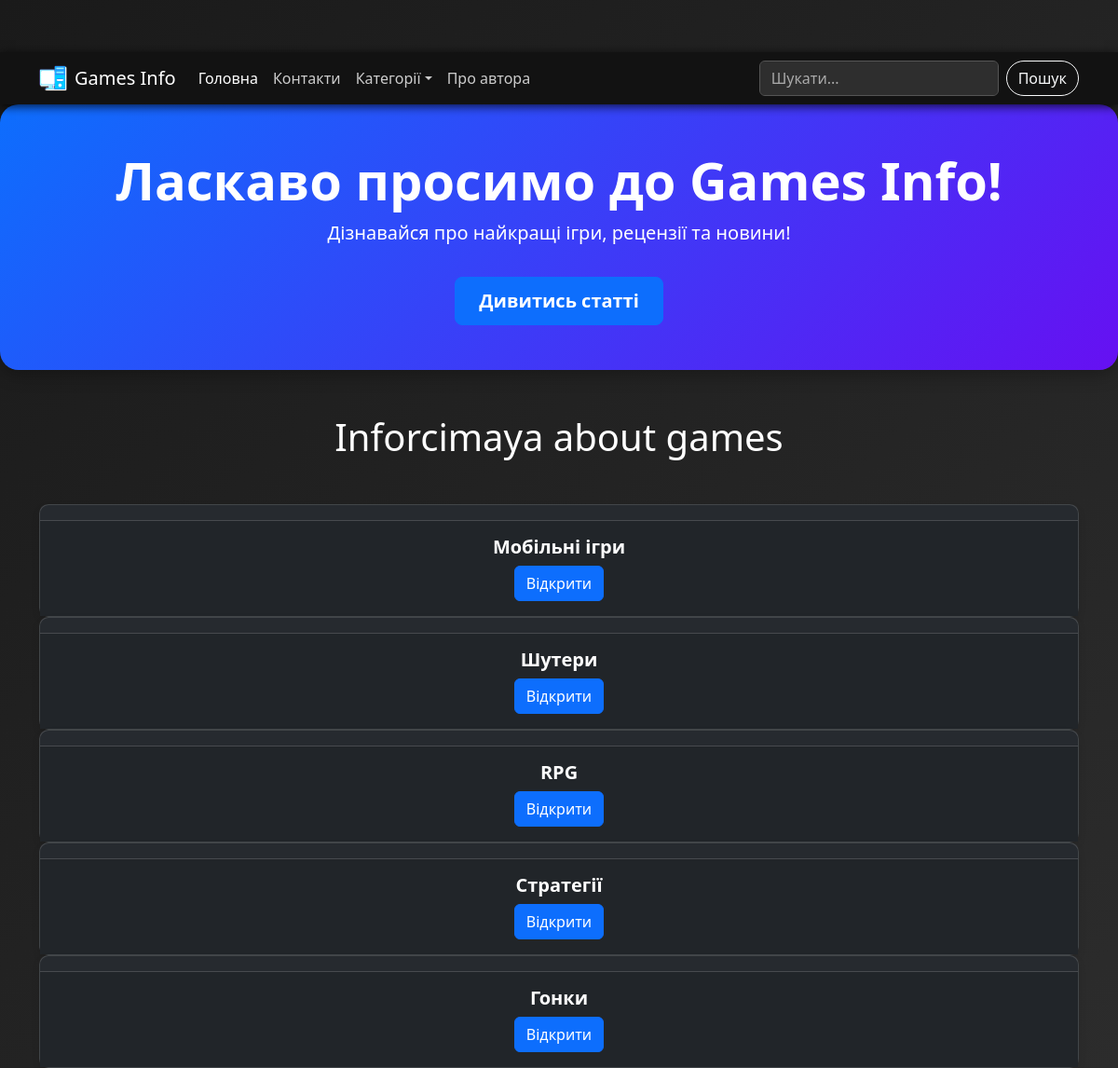
The page / on the database its author committed.
### tables this page shows
CREATE TABLE categories (
    id INTEGER PRIMARY KEY AUTOINCREMENT,
    title TEXT NOT NULL
);

### app.py (the view)
@app.route("/")  # Вказуємо url-адресу для виклику функції
def index():
    articles = get_all_articles()
    return render_template("index.html", articles=articles)  # html-сторінка, що повертається у браузер

### app.py (called while the page is built)
@app.context_processor
def get_context():
    genres = get_all_genres()
    return {'genres': genres}

### sql_scripts.py (called while the page is built)
def get_all_articles():
    conn = sqlite3.connect('blog.db')
    cursor = conn.cursor()
    cursor.execute('SELECT * FROM articles')
    articles = cursor.fetchall()
    conn.close()
    return articles

def get_all_genres():
    conn = sqlite3.connect('blog.db')
    cursor = conn.cursor()
    cursor.execute('SELECT * FROM categories')
    categories = cursor.fetchall()
    conn.close()
    return categories

### templates/index.html
{% extends 'base.html' %}
{% block content %}
    <h1 class="my-5 text-center">Inforcimaya about games</h1>
    {% for genre_id, genre in genres %}
    <div class="card text-center">
        <div class="card-header">
        </div>
        <div class="card-body">
          <h5 class="card-title">{{genre}}</h5>
          <a href="{{url_for('genre_page',genre_id=genre_id)}}" class="btn btn-primary">Відкрити</a>
        </div>
      </div>
    {% endfor %}
{% endblock content %}

### static/style.css (style rules this page uses)
.card { border-radius: 10px; box-shadow: 0 4px 8px rgba(0, 0, 0, 0.1); transition: transform 0.3s ease-in-out, box-shadow 0.3s ease-in-out; }
.card-body { background-color: #212529; color: #fff; }
.card-title { font-size: 1.25rem; font-weight: bold; }
body { font-family: 'Segoe UI', Tahoma, Geneva, Verdana, sans-serif; background: linear-gradient(135deg, #1a1a1a, #2c2c2c); color: #fff; padding-top: 56px; }

### rows shown on the page
categories: title "Мобільні ігри"
categories: title "Шутери"
categories: title "RPG"
categories: title "Стратегії"
categories: title "Гонки"
